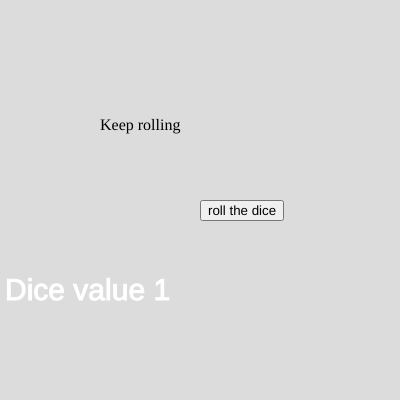
Frame 1 (no input)
Frame 60 (no input): identical to frame 1, image omitted
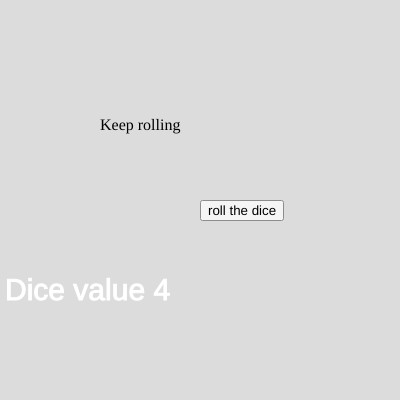
Frame 120 (the mouse pressed at the canvas centre since frame 60)

The p5.js sketch that drew these frames (run headless with seeded random() and noise() and a simulated clock; from frame 60 on, the mouse is pressed at the canvas centre):

// p5.js sketch
// ── sketch.js

// button 
// roll the dice 
// 1 + 2


let button;
let elem;
let dice = 1;

function setup() {
  elem = createElement("p", "Keep rolling");
  elem.position(100,100);
  createCanvas(400, 400);
  button = createButton("roll the dice");
  button.position(200, 200);
  button.mousePressed(rollDice);
}

function draw() {
  background(220);
  stroke("white");
  strokeWeight(1);
  fill("white");
  textSize(30);
  text("Dice value " + dice, 5, 300)
}

function rollDice(){
  dice = random(1, 6); 
  // variabile locale, devo estrarla per farla usare ovunque nel documento 
  // solo n um interi 

  // DICE - intero INFERIORE 1.1 --> 1
  dice = floor(dice);
  // cambia come viene approssimato
  // FLOOR - intero SUPERIORE 1.1 --> 2
 
  // dice = ceil(dice);


}
